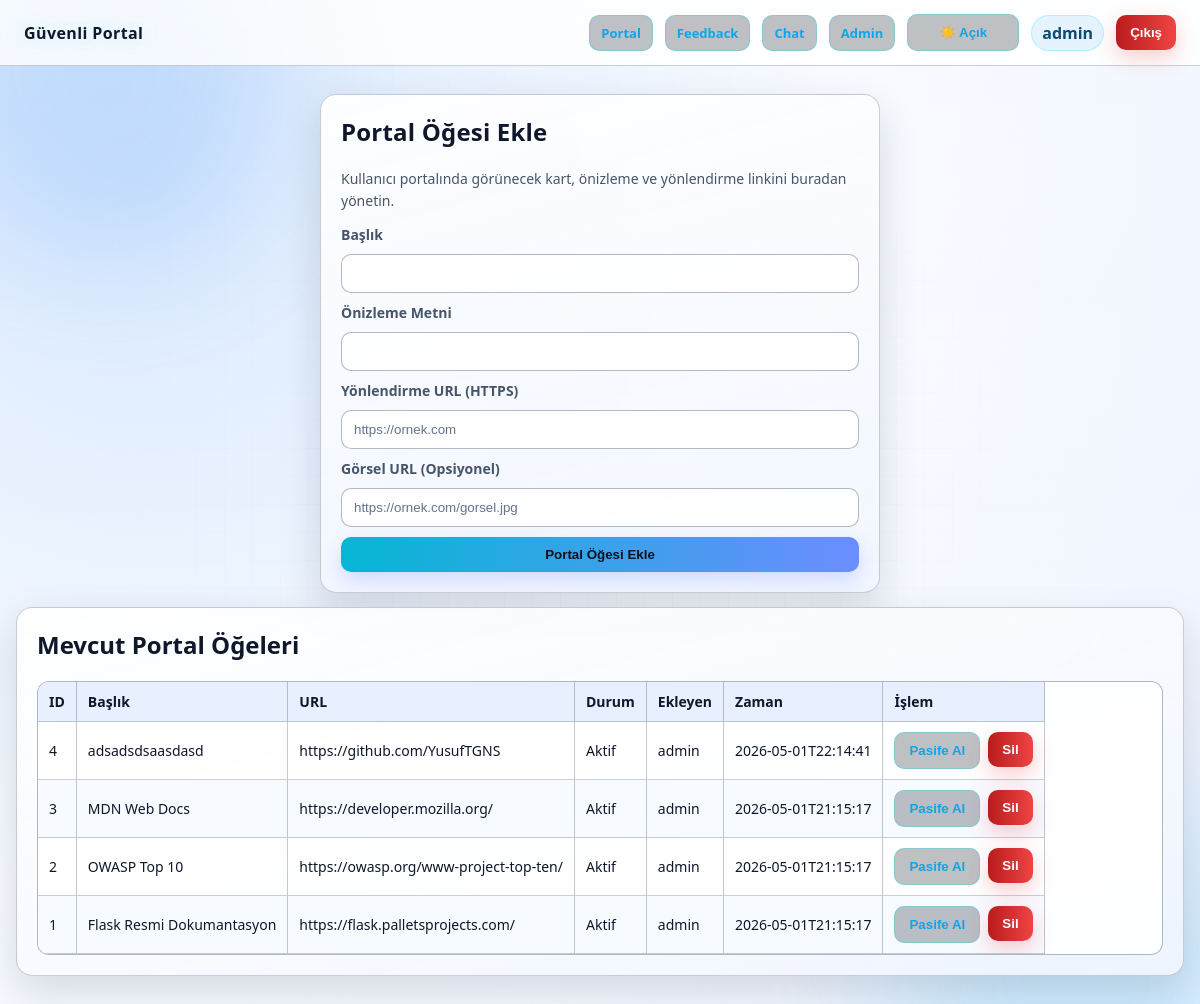
Page /admin/portal-items (signed in) on the earlier database version.
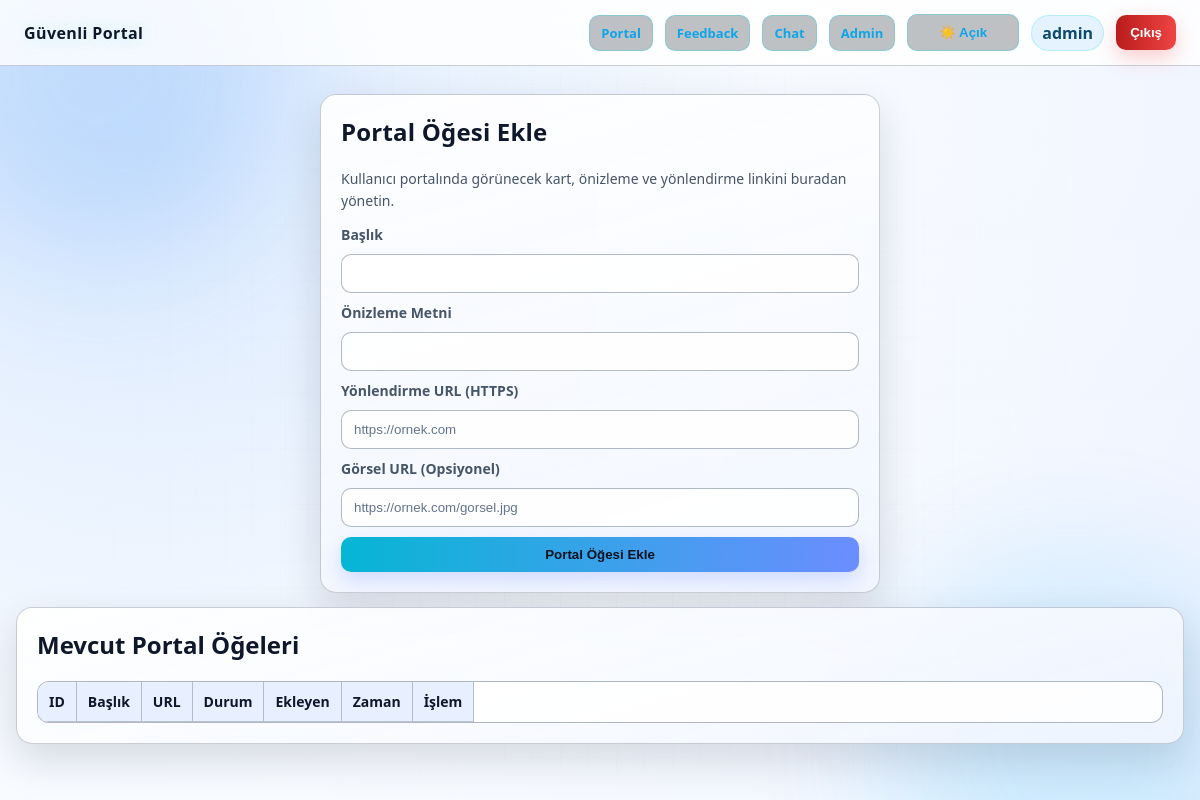
Same page on the later database version.
### tables this page shows
CREATE TABLE portal_items (
            id INTEGER PRIMARY KEY AUTOINCREMENT,
            title TEXT NOT NULL,
            preview TEXT NOT NULL,
            redirect_url TEXT NOT NULL,
            image_url TEXT NULL,
            is_active INTEGER NOT NULL DEFAULT 1,
            created_by_admin_id INTEGER NOT NULL,
            created_by_admin_username TEXT NOT NULL,
            created_at TEXT NOT NULL
        );

### app.py (the view, shortened to what this page needs)
@app.route("/admin/portal-items", methods=["GET", "POST"])
@login_required(role="admin")
def admin_portal_items():
    admin = current_user()
    items = get_db().execute(
        """
        SELECT id, title, preview, redirect_url, image_url, is_active, created_by_admin_username, created_at
        FROM portal_items
        ORDER BY id DESC
        """
    ).fetchall()
    return render_template("admin_portal_items.html", items=items)

### app.py (called while the page is built)
def get_db():
    if "db" not in g:
        g.db = sqlite3.connect(DB_PATH)
        g.db.row_factory = sqlite3.Row
    return g.db

def current_user():
    uid = session.get("user_id")
    if not uid:
        return None
    return get_db().execute("SELECT * FROM users WHERE id = ?", (uid,)).fetchone()

def login_required(role=None):
    def decorator(view):
        @wraps(view)
        def wrapped(*args, **kwargs):
            user = current_user()
            if not user:
                flash("Bu sayfaya erişmek için giriş yapmalısınız.", "error")
                return redirect(url_for("login"))
            if role and user["role"] != role:
                abort(403)
            return view(*args, **kwargs)
        return wrapped
    return decorator

def generate_csrf_token():
    token = session.get("csrf_token")
    if not token:
        token = secrets.token_urlsafe(32)
        session["csrf_token"] = token
    return token

@app.context_processor
def inject_shared_context():
    user = current_user()
    return {
        "csrf_token": generate_csrf_token(),
        "current_user": user,
    }

### templates/admin_portal_items.html (shortened to what this page needs)
{% extends "base.html" %}
{% block content %}
<section class="card auth-card">
  <h1>Portal Öğesi Ekle</h1>
  <p class="muted">Kullanıcı portalında görünecek kart, önizleme ve yönlendirme linkini buradan yönetin.</p>
  <form method="post" class="form-grid">
    <label>Başlık</label>
    <input type="text" name="title" maxlength="120" required>
    <label>Önizleme Metni</label>
    <input type="text" name="preview" maxlength="300" required>
    <label>Yönlendirme URL (HTTPS)</label>
    <input type="url" name="redirect_url" placeholder="https://ornek.com" required>
    <label>Görsel URL (Opsiyonel)</label>
    <input type="url" name="image_url" placeholder="https://ornek.com/gorsel.jpg">
    <button class="btn" type="submit">Portal Öğesi Ekle</button>
  </form>
</section>
<section class="card" style="margin-top: 14px;">
  <h2>Mevcut Portal Öğeleri</h2>
  <table>
    <thead>
      <tr>
        <th>ID</th><th>Başlık</th><th>URL</th><th>Durum</th><th>Ekleyen</th><th>Zaman</th><th>İşlem</th>
      </tr>
    </thead>
    <tbody>
      {% for item in items %}
      <tr>
        <td>{{ item.id }}</td>
        <td>{{ item.title }}</td>
        <td>{{ item.redirect_url }}</td>
        <td>{{ "Aktif" if item.is_active else "Pasif" }}</td>
        <td>{{ item.created_by_admin_username }}</td>
        <td>{{ item.created_at }}</td>
        <td>
          <div class="portal-item-actions">
            <form method="post" action="{{ url_for('admin_toggle_portal_item', item_id=item.id) }}">
              <button class="btn btn-outline" type="submit">
                {{ "Pasife Al" if item.is_active else "Aktif Et" }}
              </button>
            </form>
            <form method="post" action="{{ url_for('admin_delete_portal_item', item_id=item.id) }}" data-confirm-message="Bu portal öğesi kalıcı olarak silinecek. Devam edilsin mi?">
              <button class="btn btn-danger" type="submit">Sil</button>
            </form>
          </div>
        </td>
      </tr>
      {% endfor %}
    </tbody>
  </table>
</section>
{% endblock %}

### templates/base.html (shortened to what this page needs)
<!doctype html>
<html lang="tr">
<head>
  <link rel="stylesheet" href="{{ url_for('static', filename='style.css') }}">
</head>
<body>
  <div class="bg-orb bg-orb-1"></div>
  <div class="bg-orb bg-orb-2"></div>
  <div class="bg-grid"></div>
  <header class="topbar">
    <div class="brand">Güvenli Portal</div>
      <div class="topbar-right">
    {% if current_user %}
        <a class="btn btn-outline nav-mini" href="{{ url_for('portal') }}">Portal</a>
        <a class="btn btn-outline nav-mini" href="{{ url_for('feedback_page') }}">Feedback</a>
        <a class="btn btn-outline nav-mini" href="{{ url_for('chat_page') }}">Chat</a>
        {% if current_user["role"] == "admin" %}
        <a class="btn btn-outline nav-mini" href="{{ url_for('admin_dashboard') }}">Admin</a>
        {% endif %}
    {% endif %}
        <button id="theme-toggle" class="btn btn-outline theme-toggle" type="button" aria-label="Tema değiştir">🌙 Koyu</button>
    {% if current_user %}
        <span class="badge">{{ current_user["username"] }}</span>
        <form method="post" action="{{ url_for('logout') }}">
          <button class="btn btn-danger" type="submit">Çıkış</button>
        </form>
    {% endif %}
      </div>
  </header>
  <main class="container">
    {% block content %}{% endblock %}
  </main>
</body>
</html>

Differences in the rows shown:
removed portal_items: id "4", title "adsadsdsaasdasd", redirect_url "https://github.com/YusufTGNS", is_active "Aktif", created_by_admin_username "admin", created_at "2026-05-01T22:14:41", is_active "Pasife Al"
removed portal_items: id "3", title "MDN Web Docs", redirect_url "https://developer.mozilla.org/", is_active "Aktif", created_by_admin_username "admin", created_at "2026-05-01T21:15:17", is_active "Pasife Al"
removed portal_items: id "2", title "OWASP Top 10", redirect_url "https://owasp.org/www-project-top-ten/", is_active "Aktif", created_by_admin_username "admin", created_at "2026-05-01T21:15:17", is_active "Pasife Al"
removed portal_items: id "1", title "Flask Resmi Dokumantasyon", redirect_url "https://flask.palletsprojects.com/", is_active "Aktif", created_by_admin_username "admin", created_at "2026-05-01T21:15:17", is_active "Pasife Al"
